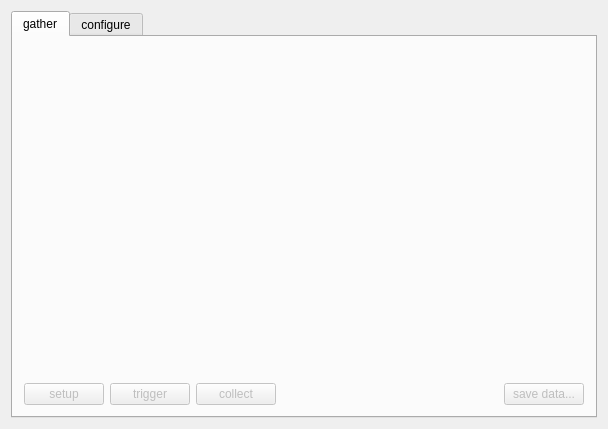
<?xml version="1.0" encoding="UTF-8"?>
<ui version="4.0">
 <comment>Python:qwtInstalled = True
Python:try:
Python:	from qwt import *
Python:except:
Python:	print &quot;Did not manage to import qwt. Trying Qwt4.Qwt&quot;
Python:	try:
Python:		from Qwt4.Qwt import *
Python:	except:
Python:		print &quot;Did not find Qwt4.Qwt module installed. Giving up.&quot;
Python:		qwtInstalled = False</comment>
 <class>formGather</class>
 <widget class="QDialog" name="formGather">
  <property name="geometry">
   <rect>
    <x>0</x>
    <y>0</y>
    <width>608</width>
    <height>429</height>
   </rect>
  </property>
  <property name="minimumSize">
   <size>
    <width>600</width>
    <height>400</height>
   </size>
  </property>
  <property name="windowTitle">
   <string>Data Gather</string>
  </property>
  <layout class="QGridLayout">
   <item row="0" column="0">
    <widget class="QTabWidget" name="tabWidget2">
     <property name="currentIndex">
      <number>0</number>
     </property>
     <widget class="QWidget" name="tab">
      <attribute name="title">
       <string>gather</string>
      </attribute>
      <layout class="QGridLayout">
       <item row="0" column="0" colspan="5">
        <widget class="QwtPlot" name="qwtPlot">
         <property name="autoReplot" stdset="0">
          <bool>true</bool>
         </property>
         <property name="canvasBackground" stdset="0">
          <color>
           <red>255</red>
           <green>255</green>
           <blue>255</blue>
          </color>
         </property>
         <property name="yRightAxis" stdset="0">
          <bool>true</bool>
         </property>
         <property name="title" stdset="0">
          <string>data gather</string>
         </property>
        </widget>
       </item>
       <item row="1" column="3">
        <spacer name="spacer3">
         <property name="orientation">
          <enum>Qt::Horizontal</enum>
         </property>
         <property name="sizeType">
          <enum>QSizePolicy::Expanding</enum>
         </property>
         <property name="sizeHint" stdset="0">
          <size>
           <width>200</width>
           <height>20</height>
          </size>
         </property>
        </spacer>
       </item>
       <item row="1" column="0">
        <widget class="QPushButton" name="btnSetup">
         <property name="enabled">
          <bool>false</bool>
         </property>
         <property name="text">
          <string>setup</string>
         </property>
        </widget>
       </item>
       <item row="1" column="4">
        <widget class="QPushButton" name="btnSave">
         <property name="enabled">
          <bool>false</bool>
         </property>
         <property name="text">
          <string>save data...</string>
         </property>
        </widget>
       </item>
       <item row="1" column="1">
        <widget class="QPushButton" name="btnTrigger">
         <property name="enabled">
          <bool>false</bool>
         </property>
         <property name="text">
          <string>trigger</string>
         </property>
        </widget>
       </item>
       <item row="1" column="2">
        <widget class="QPushButton" name="btnCollect">
         <property name="enabled">
          <bool>false</bool>
         </property>
         <property name="text">
          <string>collect</string>
         </property>
        </widget>
       </item>
      </layout>
     </widget>
     <widget class="QWidget" name="tab">
      <attribute name="title">
       <string>configure</string>
      </attribute>
      <layout class="QGridLayout">
       <item row="0" column="0">
        <widget class="QLabel" name="textLabel2">
         <property name="text">
          <string># of samples:</string>
         </property>
         <property name="wordWrap">
          <bool>false</bool>
         </property>
        </widget>
       </item>
       <item row="0" column="1">
        <widget class="QLineEdit" name="lneNumberSamples">
         <property name="minimumSize">
          <size>
           <width>60</width>
           <height>0</height>
          </size>
         </property>
         <property name="maximumSize">
          <size>
           <width>100</width>
           <height>32767</height>
          </size>
         </property>
         <property name="text">
          <string>10</string>
         </property>
        </widget>
       </item>
       <item row="0" column="5">
        <spacer name="spacer10">
         <property name="orientation">
          <enum>Qt::Horizontal</enum>
         </property>
         <property name="sizeType">
          <enum>QSizePolicy::Expanding</enum>
         </property>
         <property name="sizeHint" stdset="0">
          <size>
           <width>60</width>
           <height>20</height>
          </size>
         </property>
        </spacer>
       </item>
       <item row="0" column="4">
        <widget class="QLineEdit" name="lneSampleTime">
         <property name="minimumSize">
          <size>
           <width>60</width>
           <height>0</height>
          </size>
         </property>
         <property name="maximumSize">
          <size>
           <width>100</width>
           <height>32767</height>
          </size>
         </property>
         <property name="text">
          <string>10</string>
         </property>
        </widget>
       </item>
       <item row="0" column="3">
        <widget class="QLabel" name="textLabel2_2">
         <property name="text">
          <string>sample time [servo cycles]</string>
         </property>
         <property name="wordWrap">
          <bool>false</bool>
         </property>
        </widget>
       </item>
       <item row="0" column="2">
        <spacer name="spacer10_2">
         <property name="orientation">
          <enum>Qt::Horizontal</enum>
         </property>
         <property name="sizeType">
          <enum>QSizePolicy::Expanding</enum>
         </property>
         <property name="sizeHint" stdset="0">
          <size>
           <width>40</width>
           <height>20</height>
          </size>
         </property>
        </spacer>
       </item>
       <item row="4" column="2">
        <spacer name="spacer9">
         <property name="orientation">
          <enum>Qt::Vertical</enum>
         </property>
         <property name="sizeType">
          <enum>QSizePolicy::Expanding</enum>
         </property>
         <property name="sizeHint" stdset="0">
          <size>
           <width>20</width>
           <height>50</height>
          </size>
         </property>
        </spacer>
       </item>
       <item row="3" column="1" colspan="5">
        <spacer name="spacer11">
         <property name="orientation">
          <enum>Qt::Horizontal</enum>
         </property>
         <property name="sizeType">
          <enum>QSizePolicy::Expanding</enum>
         </property>
         <property name="sizeHint" stdset="0">
          <size>
           <width>460</width>
           <height>20</height>
          </size>
         </property>
        </spacer>
       </item>
       <item row="3" column="0">
        <widget class="QPushButton" name="btnApplyConf">
         <property name="text">
          <string>Apply</string>
         </property>
        </widget>
       </item>
       <item row="2" column="0" colspan="6">
        <widget class="QGroupBox" name="groupBox3">
         <property name="title">
          <string>configure data gathering </string>
         </property>
         <layout class="QGridLayout">
          <item row="0" column="0">
           <widget class="QCheckBox" name="chkPlot1">
            <property name="focusPolicy">
             <enum>Qt::NoFocus</enum>
            </property>
            <property name="text">
             <string/>
            </property>
           </widget>
          </item>
          <item row="0" column="1">
           <widget class="QSpinBox" name="spbAxis1">
            <property name="focusPolicy">
             <enum>Qt::NoFocus</enum>
            </property>
            <property name="minimum">
             <number>1</number>
            </property>
            <property name="maximum">
             <number>32</number>
            </property>
           </widget>
          </item>
          <item row="1" column="0">
           <widget class="QCheckBox" name="chkPlot2">
            <property name="focusPolicy">
             <enum>Qt::NoFocus</enum>
            </property>
            <property name="text">
             <string/>
            </property>
           </widget>
          </item>
          <item row="1" column="1">
           <widget class="QSpinBox" name="spbAxis2">
            <property name="focusPolicy">
             <enum>Qt::NoFocus</enum>
            </property>
            <property name="minimum">
             <number>1</number>
            </property>
            <property name="maximum">
             <number>32</number>
            </property>
           </widget>
          </item>
          <item row="2" column="1">
           <widget class="QSpinBox" name="spbAxis3">
            <property name="focusPolicy">
             <enum>Qt::NoFocus</enum>
            </property>
            <property name="minimum">
             <number>1</number>
            </property>
            <property name="maximum">
             <number>32</number>
            </property>
           </widget>
          </item>
          <item row="2" column="0">
           <widget class="QCheckBox" name="chkPlot3">
            <property name="focusPolicy">
             <enum>Qt::NoFocus</enum>
            </property>
            <property name="text">
             <string/>
            </property>
           </widget>
          </item>
          <item row="3" column="1">
           <widget class="QSpinBox" name="spbAxis4">
            <property name="focusPolicy">
             <enum>Qt::NoFocus</enum>
            </property>
            <property name="minimum">
             <number>1</number>
            </property>
            <property name="maximum">
             <number>32</number>
            </property>
           </widget>
          </item>
          <item row="3" column="0">
           <widget class="QCheckBox" name="chkPlot4">
            <property name="focusPolicy">
             <enum>Qt::NoFocus</enum>
            </property>
            <property name="text">
             <string/>
            </property>
           </widget>
          </item>
          <item row="4" column="1">
           <widget class="QSpinBox" name="spbAxis5">
            <property name="focusPolicy">
             <enum>Qt::NoFocus</enum>
            </property>
            <property name="minimum">
             <number>1</number>
            </property>
            <property name="maximum">
             <number>32</number>
            </property>
           </widget>
          </item>
          <item row="4" column="0">
           <widget class="QCheckBox" name="chkPlot5">
            <property name="focusPolicy">
             <enum>Qt::NoFocus</enum>
            </property>
            <property name="text">
             <string/>
            </property>
           </widget>
          </item>
          <item row="0" column="5">
           <spacer name="spacer4">
            <property name="orientation">
             <enum>Qt::Horizontal</enum>
            </property>
            <property name="sizeType">
             <enum>QSizePolicy::Expanding</enum>
            </property>
            <property name="sizeHint" stdset="0">
             <size>
              <width>170</width>
              <height>20</height>
             </size>
            </property>
           </spacer>
          </item>
          <item row="1" column="5">
           <spacer name="spacer4_2">
            <property name="orientation">
             <enum>Qt::Horizontal</enum>
            </property>
            <property name="sizeType">
             <enum>QSizePolicy::Expanding</enum>
            </property>
            <property name="sizeHint" stdset="0">
             <size>
              <width>170</width>
              <height>20</height>
             </size>
            </property>
           </spacer>
          </item>
          <item row="2" column="5">
           <spacer name="spacer4_3">
            <property name="orientation">
             <enum>Qt::Horizontal</enum>
            </property>
            <property name="sizeType">
             <enum>QSizePolicy::Expanding</enum>
            </property>
            <property name="sizeHint" stdset="0">
             <size>
              <width>170</width>
              <height>20</height>
             </size>
            </property>
           </spacer>
          </item>
          <item row="3" column="5">
           <spacer name="spacer4_4">
            <property name="orientation">
             <enum>Qt::Horizontal</enum>
            </property>
            <property name="sizeType">
             <enum>QSizePolicy::Expanding</enum>
            </property>
            <property name="sizeHint" stdset="0">
             <size>
              <width>170</width>
              <height>20</height>
             </size>
            </property>
           </spacer>
          </item>
          <item row="4" column="5">
           <spacer name="spacer4_5">
            <property name="orientation">
             <enum>Qt::Horizontal</enum>
            </property>
            <property name="sizeType">
             <enum>QSizePolicy::Expanding</enum>
            </property>
            <property name="sizeHint" stdset="0">
             <size>
              <width>170</width>
              <height>20</height>
             </size>
            </property>
           </spacer>
          </item>
          <item row="0" column="4">
           <widget class="QComboBox" name="cmbDataSource1">
            <property name="focusPolicy">
             <enum>Qt::NoFocus</enum>
            </property>
           </widget>
          </item>
          <item row="1" column="4">
           <widget class="QComboBox" name="cmbDataSource2">
            <property name="focusPolicy">
             <enum>Qt::NoFocus</enum>
            </property>
           </widget>
          </item>
          <item row="2" column="4">
           <widget class="QComboBox" name="cmbDataSource3">
            <property name="focusPolicy">
             <enum>Qt::NoFocus</enum>
            </property>
           </widget>
          </item>
          <item row="3" column="4">
           <widget class="QComboBox" name="cmbDataSource4">
            <property name="focusPolicy">
             <enum>Qt::NoFocus</enum>
            </property>
           </widget>
          </item>
          <item row="4" column="4">
           <widget class="QComboBox" name="cmbDataSource5">
            <property name="focusPolicy">
             <enum>Qt::NoFocus</enum>
            </property>
           </widget>
          </item>
          <item row="0" column="3">
           <widget class="QComboBox" name="cmbCol1">
            <property name="focusPolicy">
             <enum>Qt::NoFocus</enum>
            </property>
            <item>
             <property name="text">
              <string>red</string>
             </property>
            </item>
            <item>
             <property name="text">
              <string>blue</string>
             </property>
            </item>
            <item>
             <property name="text">
              <string>magenta</string>
             </property>
            </item>
            <item>
             <property name="text">
              <string>green</string>
             </property>
            </item>
            <item>
             <property name="text">
              <string>cyan</string>
             </property>
            </item>
           </widget>
          </item>
          <item row="1" column="3">
           <widget class="QComboBox" name="cmbCol2">
            <property name="focusPolicy">
             <enum>Qt::NoFocus</enum>
            </property>
            <property name="currentIndex">
             <number>1</number>
            </property>
            <item>
             <property name="text">
              <string>red</string>
             </property>
            </item>
            <item>
             <property name="text">
              <string>blue</string>
             </property>
            </item>
            <item>
             <property name="text">
              <string>magenta</string>
             </property>
            </item>
            <item>
             <property name="text">
              <string>green</string>
             </property>
            </item>
            <item>
             <property name="text">
              <string>cyan</string>
             </property>
            </item>
           </widget>
          </item>
          <item row="2" column="3">
           <widget class="QComboBox" name="cmbCol3">
            <property name="focusPolicy">
             <enum>Qt::NoFocus</enum>
            </property>
            <property name="currentIndex">
             <number>2</number>
            </property>
            <item>
             <property name="text">
              <string>red</string>
             </property>
            </item>
            <item>
             <property name="text">
              <string>blue</string>
             </property>
            </item>
            <item>
             <property name="text">
              <string>magenta</string>
             </property>
            </item>
            <item>
             <property name="text">
              <string>green</string>
             </property>
            </item>
            <item>
             <property name="text">
              <string>cyan</string>
             </property>
            </item>
           </widget>
          </item>
          <item row="3" column="3">
           <widget class="QComboBox" name="cmbCol4">
            <property name="focusPolicy">
             <enum>Qt::NoFocus</enum>
            </property>
            <property name="currentIndex">
             <number>3</number>
            </property>
            <item>
             <property name="text">
              <string>red</string>
             </property>
            </item>
            <item>
             <property name="text">
              <string>blue</string>
             </property>
            </item>
            <item>
             <property name="text">
              <string>magenta</string>
             </property>
            </item>
            <item>
             <property name="text">
              <string>green</string>
             </property>
            </item>
            <item>
             <property name="text">
              <string>cyan</string>
             </property>
            </item>
           </widget>
          </item>
          <item row="4" column="3">
           <widget class="QComboBox" name="cmbCol5">
            <property name="focusPolicy">
             <enum>Qt::NoFocus</enum>
            </property>
            <property name="currentIndex">
             <number>4</number>
            </property>
            <item>
             <property name="text">
              <string>red</string>
             </property>
            </item>
            <item>
             <property name="text">
              <string>blue</string>
             </property>
            </item>
            <item>
             <property name="text">
              <string>magenta</string>
             </property>
            </item>
            <item>
             <property name="text">
              <string>green</string>
             </property>
            </item>
            <item>
             <property name="text">
              <string>cyan</string>
             </property>
            </item>
           </widget>
          </item>
          <item row="0" column="2">
           <widget class="QComboBox" name="cmbXaxis1">
            <property name="focusPolicy">
             <enum>Qt::NoFocus</enum>
            </property>
            <item>
             <property name="text">
              <string>left</string>
             </property>
            </item>
            <item>
             <property name="text">
              <string>right</string>
             </property>
            </item>
           </widget>
          </item>
          <item row="1" column="2">
           <widget class="QComboBox" name="cmbXaxis2">
            <property name="focusPolicy">
             <enum>Qt::NoFocus</enum>
            </property>
            <item>
             <property name="text">
              <string>left</string>
             </property>
            </item>
            <item>
             <property name="text">
              <string>right</string>
             </property>
            </item>
           </widget>
          </item>
          <item row="2" column="2">
           <widget class="QComboBox" name="cmbXaxis3">
            <property name="focusPolicy">
             <enum>Qt::NoFocus</enum>
            </property>
            <item>
             <property name="text">
              <string>left</string>
             </property>
            </item>
            <item>
             <property name="text">
              <string>right</string>
             </property>
            </item>
           </widget>
          </item>
          <item row="3" column="2">
           <widget class="QComboBox" name="cmbXaxis4">
            <property name="focusPolicy">
             <enum>Qt::NoFocus</enum>
            </property>
            <item>
             <property name="text">
              <string>left</string>
             </property>
            </item>
            <item>
             <property name="text">
              <string>right</string>
             </property>
            </item>
           </widget>
          </item>
          <item row="4" column="2">
           <widget class="QComboBox" name="cmbXaxis5">
            <property name="focusPolicy">
             <enum>Qt::NoFocus</enum>
            </property>
            <item>
             <property name="text">
              <string>left</string>
             </property>
            </item>
            <item>
             <property name="text">
              <string>right</string>
             </property>
            </item>
           </widget>
          </item>
         </layout>
        </widget>
       </item>
       <item row="1" column="5">
        <spacer name="spacer11_2">
         <property name="orientation">
          <enum>Qt::Horizontal</enum>
         </property>
         <property name="sizeType">
          <enum>QSizePolicy::Expanding</enum>
         </property>
         <property name="sizeHint" stdset="0">
          <size>
           <width>40</width>
           <height>20</height>
          </size>
         </property>
        </spacer>
       </item>
       <item row="1" column="2">
        <spacer name="spacer12">
         <property name="orientation">
          <enum>Qt::Horizontal</enum>
         </property>
         <property name="sizeType">
          <enum>QSizePolicy::Expanding</enum>
         </property>
         <property name="sizeHint" stdset="0">
          <size>
           <width>40</width>
           <height>20</height>
          </size>
         </property>
        </spacer>
       </item>
       <item row="1" column="3">
        <widget class="QLabel" name="textLabel1">
         <property name="text">
          <string>sample frequency [kHz]:</string>
         </property>
         <property name="wordWrap">
          <bool>false</bool>
         </property>
        </widget>
       </item>
       <item row="1" column="4">
        <widget class="QLabel" name="txtLblFreq">
         <property name="text">
          <string>kHz</string>
         </property>
         <property name="wordWrap">
          <bool>false</bool>
         </property>
        </widget>
       </item>
       <item row="1" column="1">
        <widget class="QLabel" name="txtLblSignalLen">
         <property name="text">
          <string>ms</string>
         </property>
         <property name="wordWrap">
          <bool>false</bool>
         </property>
        </widget>
       </item>
       <item row="1" column="0">
        <widget class="QLabel" name="textLabel1_2">
         <property name="text">
          <string>signal length:</string>
         </property>
         <property name="wordWrap">
          <bool>false</bool>
         </property>
        </widget>
       </item>
      </layout>
     </widget>
    </widget>
   </item>
  </layout>
 </widget>
 <layoutdefault spacing="6" margin="11"/>
 <pixmapfunction>qPixmapFromMimeSource</pixmapfunction>
 <customwidgets>
  <customwidget>
   <class>QwtPlot</class>
   <extends>QFrame</extends>
   <header>qwt_plot.h</header>
  </customwidget>
 </customwidgets>
 <tabstops>
  <tabstop>tabWidget2</tabstop>
  <tabstop>btnSetup</tabstop>
  <tabstop>btnTrigger</tabstop>
  <tabstop>btnCollect</tabstop>
  <tabstop>btnSave</tabstop>
  <tabstop>lneNumberSamples</tabstop>
  <tabstop>lneSampleTime</tabstop>
  <tabstop>btnApplyConf</tabstop>
  <tabstop>chkPlot1</tabstop>
  <tabstop>spbAxis1</tabstop>
  <tabstop>cmbXaxis1</tabstop>
  <tabstop>cmbCol1</tabstop>
  <tabstop>cmbDataSource1</tabstop>
  <tabstop>chkPlot2</tabstop>
  <tabstop>spbAxis2</tabstop>
  <tabstop>cmbXaxis2</tabstop>
  <tabstop>cmbCol2</tabstop>
  <tabstop>cmbDataSource2</tabstop>
  <tabstop>chkPlot3</tabstop>
  <tabstop>spbAxis3</tabstop>
  <tabstop>cmbXaxis3</tabstop>
  <tabstop>cmbCol3</tabstop>
  <tabstop>cmbDataSource3</tabstop>
  <tabstop>chkPlot4</tabstop>
  <tabstop>spbAxis4</tabstop>
  <tabstop>cmbXaxis4</tabstop>
  <tabstop>cmbCol4</tabstop>
  <tabstop>cmbDataSource4</tabstop>
  <tabstop>chkPlot5</tabstop>
  <tabstop>spbAxis5</tabstop>
  <tabstop>cmbXaxis5</tabstop>
  <tabstop>cmbCol5</tabstop>
  <tabstop>cmbDataSource5</tabstop>
 </tabstops>
 <includes>
  <include location="local">qwt_plot.h</include>
  <include location="local">qwt_scale.h</include>
  <include location="local">qwt_scale.h</include>
  <include location="local">qwt_scale.h</include>
 </includes>
 <resources/>
 <connections>
  <connection>
   <sender>btnCollect</sender>
   <signal>clicked()</signal>
   <receiver>formGather</receiver>
   <slot>collectClicked()</slot>
   <hints>
    <hint type="sourcelabel">
     <x>20</x>
     <y>20</y>
    </hint>
    <hint type="destinationlabel">
     <x>20</x>
     <y>20</y>
    </hint>
   </hints>
  </connection>
  <connection>
   <sender>btnSave</sender>
   <signal>clicked()</signal>
   <receiver>formGather</receiver>
   <slot>saveClicked()</slot>
   <hints>
    <hint type="sourcelabel">
     <x>20</x>
     <y>20</y>
    </hint>
    <hint type="destinationlabel">
     <x>20</x>
     <y>20</y>
    </hint>
   </hints>
  </connection>
  <connection>
   <sender>btnTrigger</sender>
   <signal>clicked()</signal>
   <receiver>formGather</receiver>
   <slot>triggerClicked()</slot>
   <hints>
    <hint type="sourcelabel">
     <x>20</x>
     <y>20</y>
    </hint>
    <hint type="destinationlabel">
     <x>20</x>
     <y>20</y>
    </hint>
   </hints>
  </connection>
  <connection>
   <sender>btnApplyConf</sender>
   <signal>clicked()</signal>
   <receiver>formGather</receiver>
   <slot>applyConfigClicked()</slot>
   <hints>
    <hint type="sourcelabel">
     <x>20</x>
     <y>20</y>
    </hint>
    <hint type="destinationlabel">
     <x>20</x>
     <y>20</y>
    </hint>
   </hints>
  </connection>
  <connection>
   <sender>btnSetup</sender>
   <signal>clicked()</signal>
   <receiver>formGather</receiver>
   <slot>setupClicked()</slot>
   <hints>
    <hint type="sourcelabel">
     <x>20</x>
     <y>20</y>
    </hint>
    <hint type="destinationlabel">
     <x>20</x>
     <y>20</y>
    </hint>
   </hints>
  </connection>
  <connection>
   <sender>tabWidget2</sender>
   <signal>selected(QString)</signal>
   <receiver>formGather</receiver>
   <slot>changedTab()</slot>
   <hints>
    <hint type="sourcelabel">
     <x>20</x>
     <y>20</y>
    </hint>
    <hint type="destinationlabel">
     <x>20</x>
     <y>20</y>
    </hint>
   </hints>
  </connection>
  <connection>
   <sender>lneSampleTime</sender>
   <signal>returnPressed()</signal>
   <receiver>formGather</receiver>
   <slot>servoCyclesChanged()</slot>
   <hints>
    <hint type="sourcelabel">
     <x>20</x>
     <y>20</y>
    </hint>
    <hint type="destinationlabel">
     <x>20</x>
     <y>20</y>
    </hint>
   </hints>
  </connection>
  <connection>
   <sender>lneNumberSamples</sender>
   <signal>returnPressed()</signal>
   <receiver>formGather</receiver>
   <slot>changedNoSamples()</slot>
   <hints>
    <hint type="sourcelabel">
     <x>20</x>
     <y>20</y>
    </hint>
    <hint type="destinationlabel">
     <x>20</x>
     <y>20</y>
    </hint>
   </hints>
  </connection>
 </connections>
</ui>
